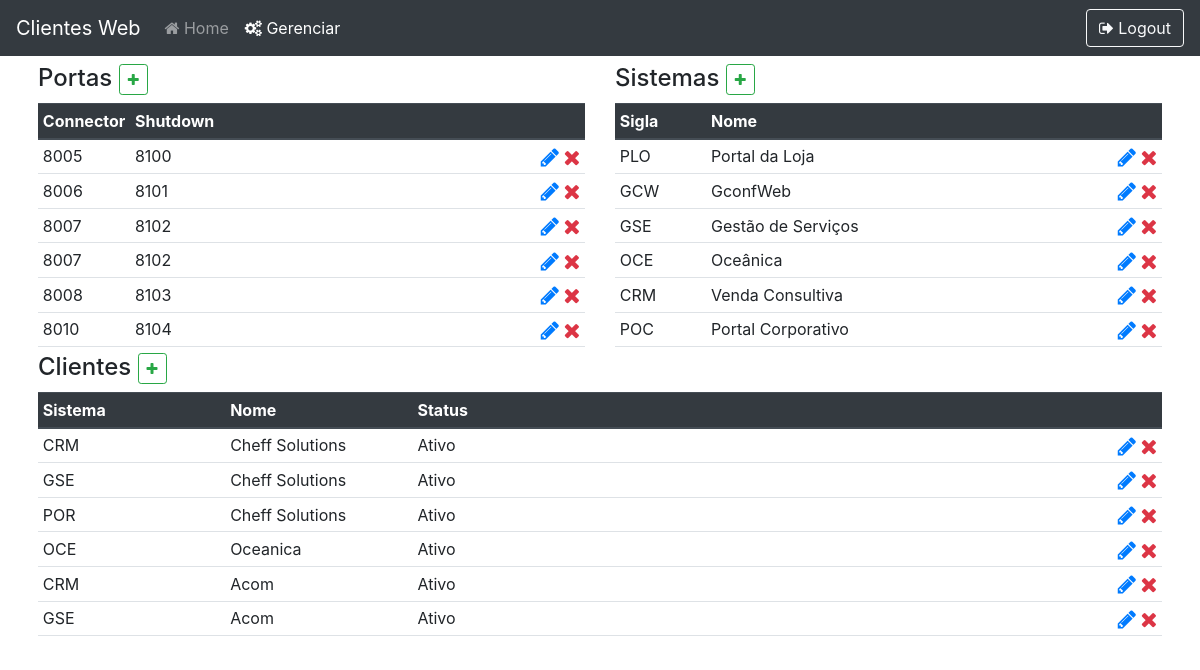
The page /manager (signed in) on the database as committed earlier.
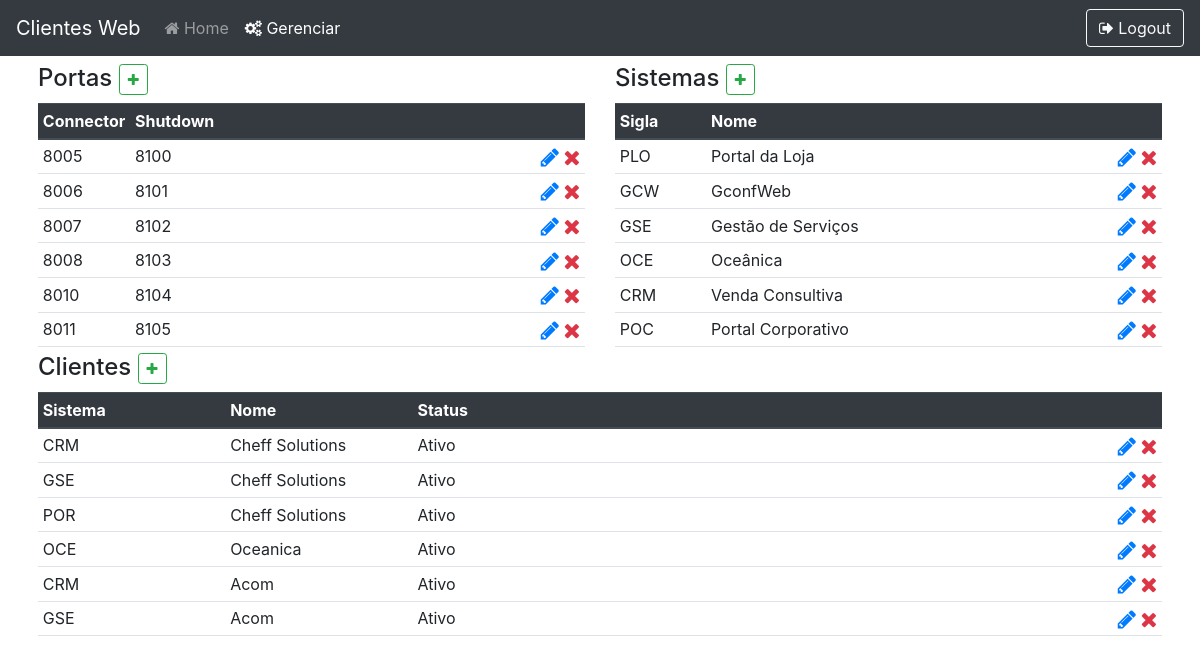
The same page on the database as committed later.
### core/models.py (models this page shows, shortened)
class Port(models.Model):
    connector = models.IntegerField('Connector Port')
    shutdown = models.IntegerField('Shutdown Port')

class System(models.Model):
    initials = models.CharField('Initials', max_length=3)
    name = models.CharField('Name', max_length=100)

class Client(models.Model):
    STATUS = (
        ("1", "Ativo"),
        ("2", "Suspenso"),
        ("3", "Com Erro")
    )
    name = models.CharField('Name', max_length=100)
    link = models.CharField('Link', max_length=100)
    port = models.ForeignKey(Port, on_delete=models.CASCADE)
    system = models.ForeignKey(System, on_delete=models.CASCADE, default=1)
    version = models.DateField('Version')
    status = models.CharField('Status', choices=STATUS, max_length=1, default='1')

### core/views.py (the view)
# urls.py: path('manager', manager, name='manager'),
def manager(request):
    if str(request.user) != 'AnonymousUser':
        context = {
            'clients': Client.objects.all(),
            'ports': Port.objects.all(),
            'systens': System.objects.all()
        }
        return render(request, 'manager.html', context)
    else:
        return loginUser(request)

### core/templates/manager.html (shortened to what the changed rows need)
{% load static %}
<!DOCTYPE html>
<html lang="pt-br">
<head>
    <link rel="stylesheet" href="{% static 'css/style.css' %}">
    <link rel="stylesheet" href="https://cdnjs.cloudflare.com/ajax/libs/font-awesome/4.7.0/css/font-awesome.min.css">
    <link rel="stylesheet" href="https://stackpath.bootstrapcdn.com/bootstrap/4.5.0/css/bootstrap.min.css">
</head>
<body>
    <div class="container p-2">
        <div class="row">
            <div class="col">
                <div class="tableFixHead">
                    <table class="table table-sm table-hover">
                        <thead class="thead-dark">
                            <tr>
                                <th>Connector</th>
                                <th>Shutdown</th>
                                <th></th>
                            </tr>
                        </thead>
                        <tbody>
                            {% for port in ports %}
                                <tr>
                                    <td class="col-2">{{ port.connector }}</td>
                                    <td class="col-2">{{ port.shutdown }}</td>
                                    <td class="text-right">
                                        <a href="{% url 'edit' obj='p' pk=port.id %}" class="text-primary"><i class="fa fa-pencil fa-lg"></i></a>
                                        <a href="{% url 'delete' obj='p' pk=port.id %}" class="text-danger"><i class="fa fa-remove fa-lg"></i></a>
                                    </td>
                                </tr>
                            {% endfor %}
                        </tbody>
                    </table>
                </div>
            </div>
            <div class="col">
                <div class="tableFixHead">
                    <table class="table table-sm table-hover">
                        <thead class="thead-dark">
                            <tr>
                                <th>Sigla</th>
                                <th>Nome</th>
                                <th></th>
                            </tr>
                        </thead>
                        <tbody>
                            {% for system in systens %}
                                <tr>
                                    <td class="col-2">{{ system.initials }}</td>
                                    <td class="col-4">{{ system.name }}</td>
                                    <td class="text-right">
                                        <a href="{% url 'edit' obj='s' pk=system.id %}" class="text-primary"><i class="fa fa-pencil fa-lg"></i></a>
                                        <a href="{% url 'delete' obj='s' pk=system.id %}" class="text-danger"><i class="fa fa-remove fa-lg"></i></a>
                                    </td>
                                </tr>
                            {% endfor %}
                        </tbody>
                    </table>
                </div>
            </div>
        </div>
        <div class="row">
            <div class="col">
                <div class="tableFixHead">
                    <table class="table table-sm table-hover">
                        <thead class="thead-dark">
                            <tr>
                                <th>Sistema</th>
                                <th>Nome</th>
                                <th>Status</th>
                                <th></th>
                            </tr>
                        </thead>
                        <tbody>
                            {% for client in clients %}
                                <tr>
                                    <td class="col-2">{{ client.system.initials }}</td>
                                    <td class="col-2">{{ client.name }}</td>
                                    <td class="col-2">{{ client.get_status_display }}</td>
                                    <td class="text-right">
                                        <a href="{% url 'edit' obj='c' pk=client.id %}" class="text-primary"><i class="fa fa-pencil fa-lg"></i></a>
                                        <a href="{% url 'delete' obj='c' pk=client.id %}" class="text-danger"><i class="fa fa-remove fa-lg"></i></a>
                                    </td>
                                </tr>
                            {% endfor %}
                        </tbody>
                    </table>
                </div>
            </div>
        </div>
    </div>
</body>
</html>

Rows that differ between the two databases and show on the page:
removed Port: connector "8007", shutdown "8102"
now on this page (row unchanged): Port: connector "8011", shutdown "8105"
